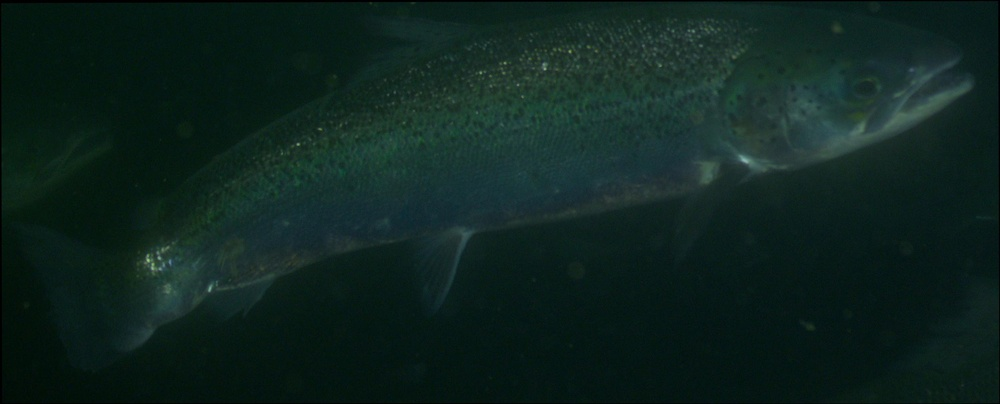
#> input picture alok/biomass_estimation/production_data_analysis_v2/image.jpg, 1000 x 404 px, shrunk from 2440 x 986 before the run
$ python -i template_matching.py   (imports and definitions only)
#> lines starting #> are read from the running program, lines starting #| are printed output that depends on the picture
#> further down, picture is the input picture: shape (404, 1000, 3); mean B, G, R 30.6, 35.7, 14.4
import cv2
import numpy as np


# SIFT based correction - functions

def enhance(image, clip_limit=5):
    # convert image to LAB color model
#> called with clip_limit = 5
    image_lab = cv2.cvtColor(image, cv2.COLOR_BGR2LAB)
#> image_lab: shape (404, 1000, 3); mean of channels 0, 1, 2 30.9, 118.6, 128.7

    # split the image into L, A, and B channels
    l_channel, a_channel, b_channel = cv2.split(image_lab)
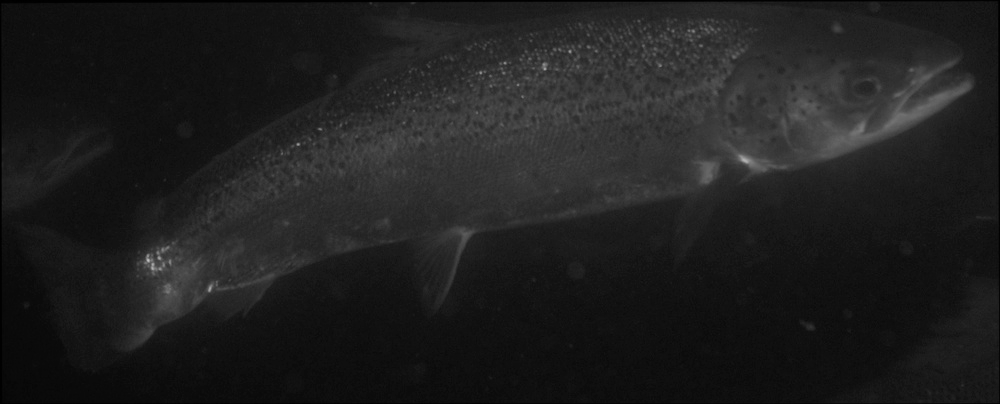
#> l_channel: shape (404, 1000); min 0, max 193, mean 30.9
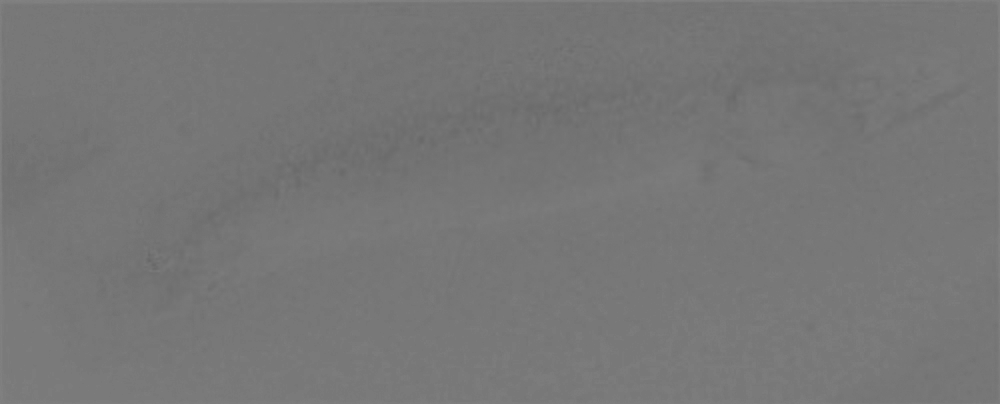
#> a_channel: shape (404, 1000); min 103, max 130, mean 118.6
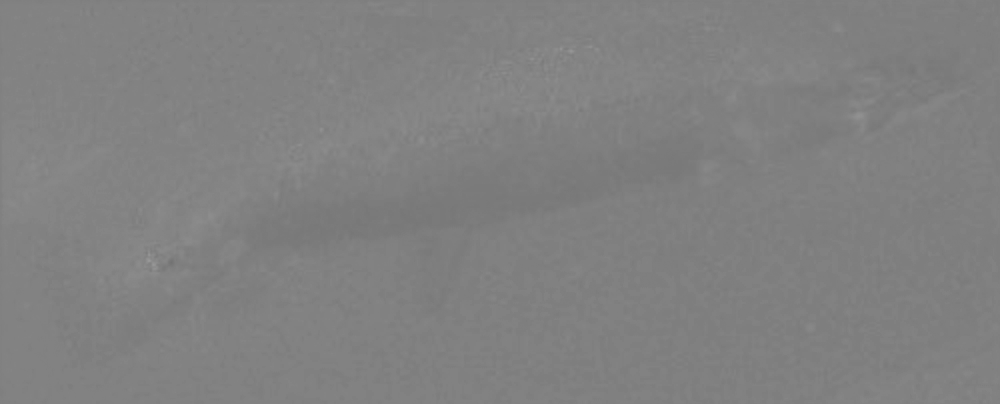
#> b_channel: shape (404, 1000); min 114, max 153, mean 128.7

    # apply CLAHE to lightness channel
    clahe = cv2.createCLAHE(clipLimit=clip_limit, tileGridSize=(8, 8))
    cl = clahe.apply(l_channel)
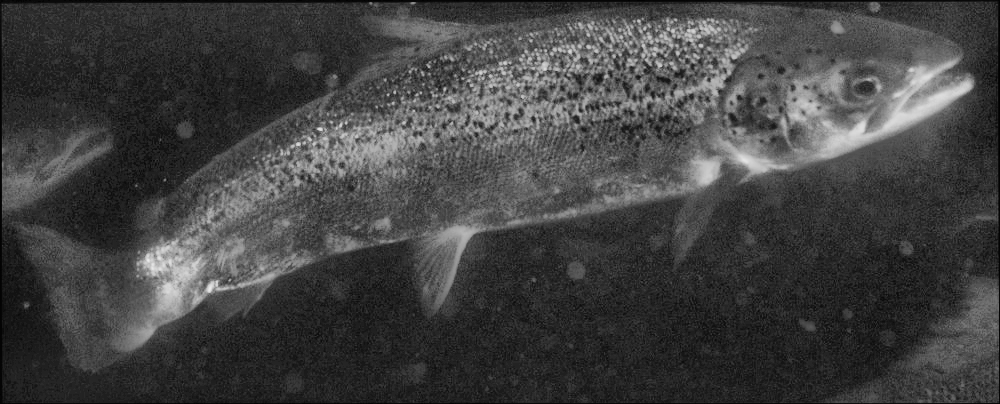
#> cl: shape (404, 1000); min 0, max 234, mean 65.7

    # merge the CLAHE enhanced L channel with the original A and B channel
    merged_channels = cv2.merge((cl, a_channel, b_channel))
#> merged_channels: shape (404, 1000, 3); mean of channels 0, 1, 2 65.7, 118.6, 128.7

    # convert image from LAB color model back to RGB color model
    final_image = cv2.cvtColor(merged_channels, cv2.COLOR_LAB2BGR)
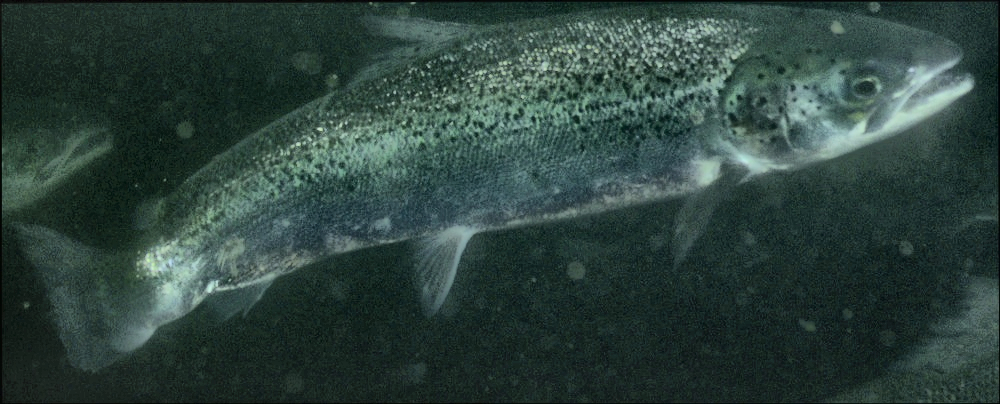
#> final_image: shape (404, 1000, 3); mean B, G, R 61, 66.5, 45.7
    return final_image


# [75 lines left out: functions find_matches_and_homography, adjust_keypoints, not called in this run]


>>> import cv2
>>> picture = cv2.imread('../production_data_analysis_v2/image.jpg')
>>> result = enhance(picture)

$ run again, on alok/biomass_estimation/production_data_analysis_v2/left_remap.jpg
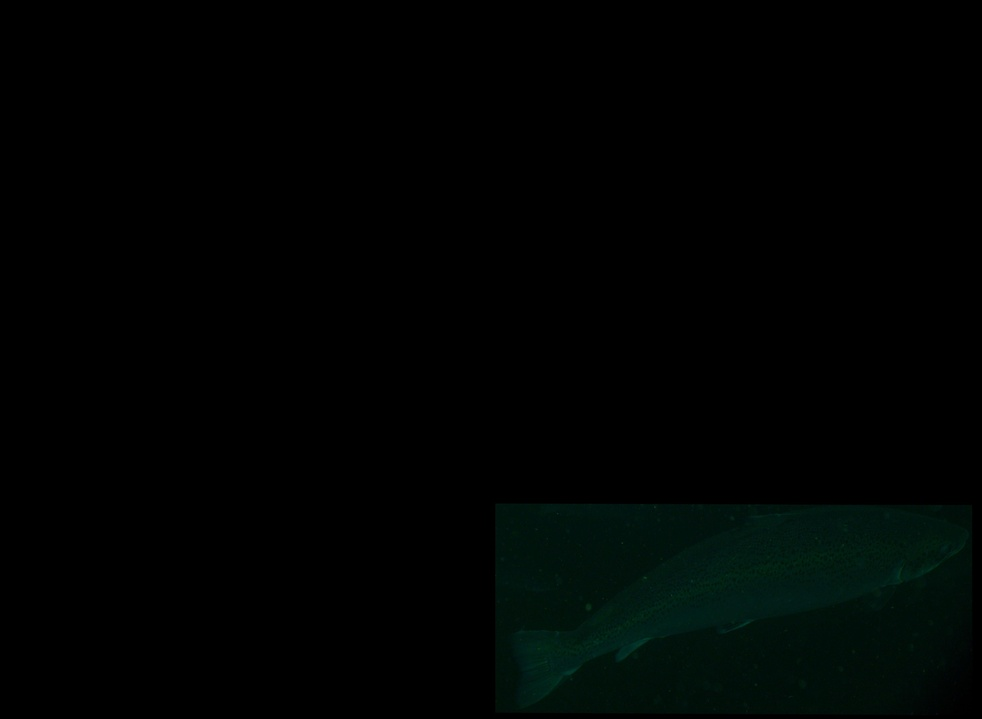
#> input picture alok/biomass_estimation/production_data_analysis_v2/left_remap.jpg, 982 x 719 px, shrunk from 4096 x 3000 before the run
#> picture is the input picture: shape (719, 982, 3); mean B, G, R 1.9, 2.9, 0.2
#> image_lab: shape (719, 982, 3); mean of channels 0, 1, 2 1.9, 126.9, 128.3
#> in enhance, `cl = clahe.apply(l_channel)`:
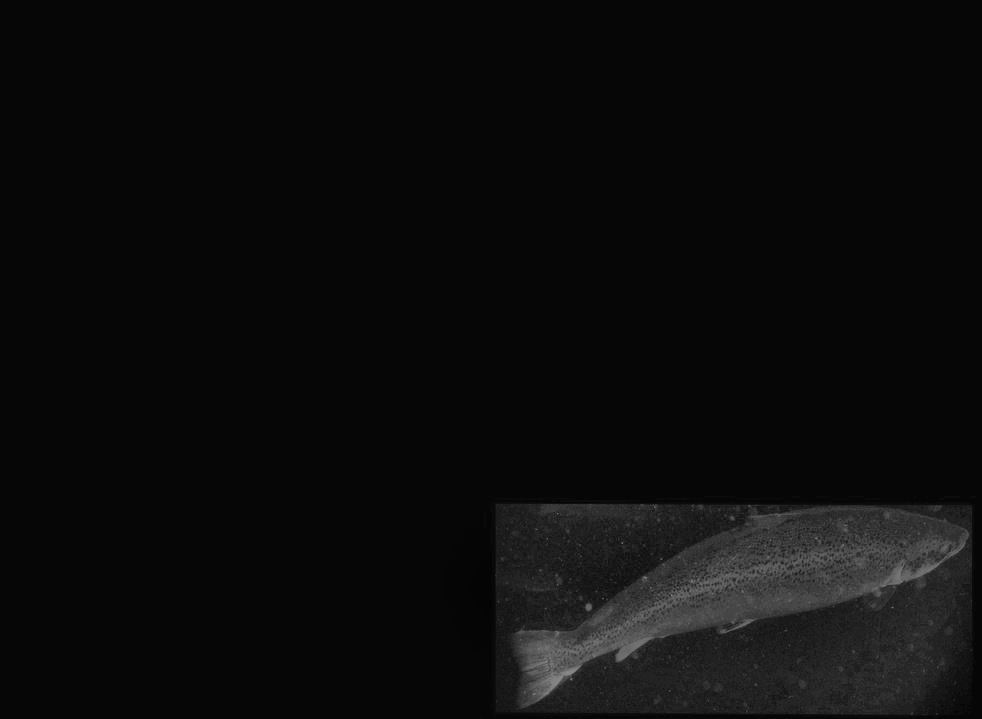
#> cl: shape (719, 982); min 4, max 136, mean 11.6
#> merged_channels: shape (719, 982, 3); mean of channels 0, 1, 2 11.6, 126.9, 128.3
#> in enhance, `final_image = cv2.cvtColor(merged_channels, cv2.COLOR_LAB2BGR)`:
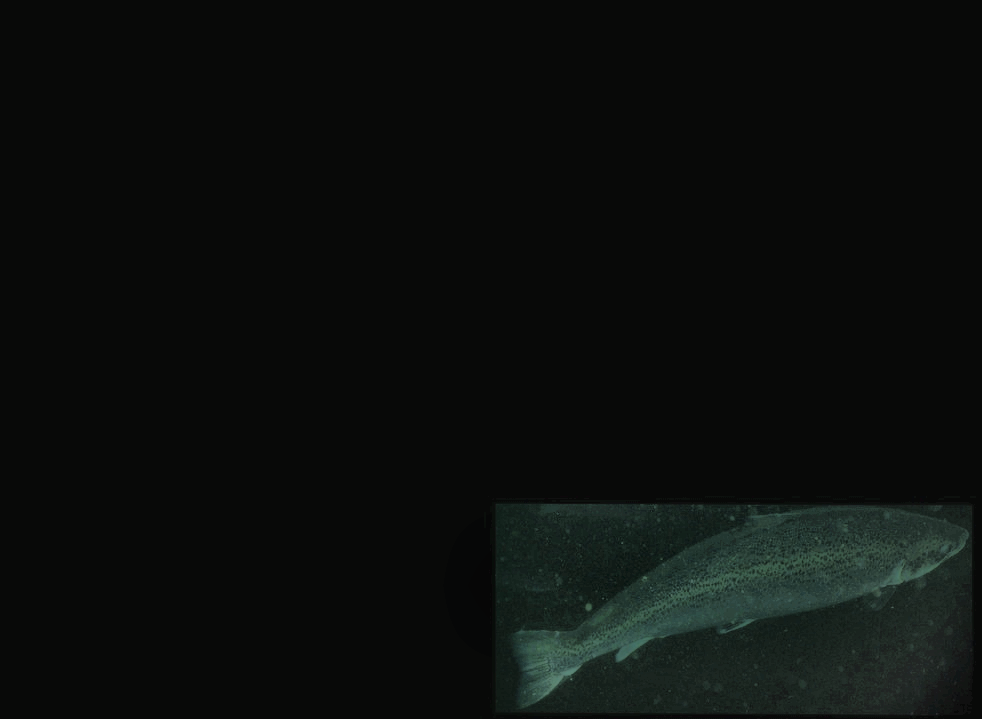
#> final_image: shape (719, 982, 3); mean B, G, R 12.7, 14.4, 11.4
